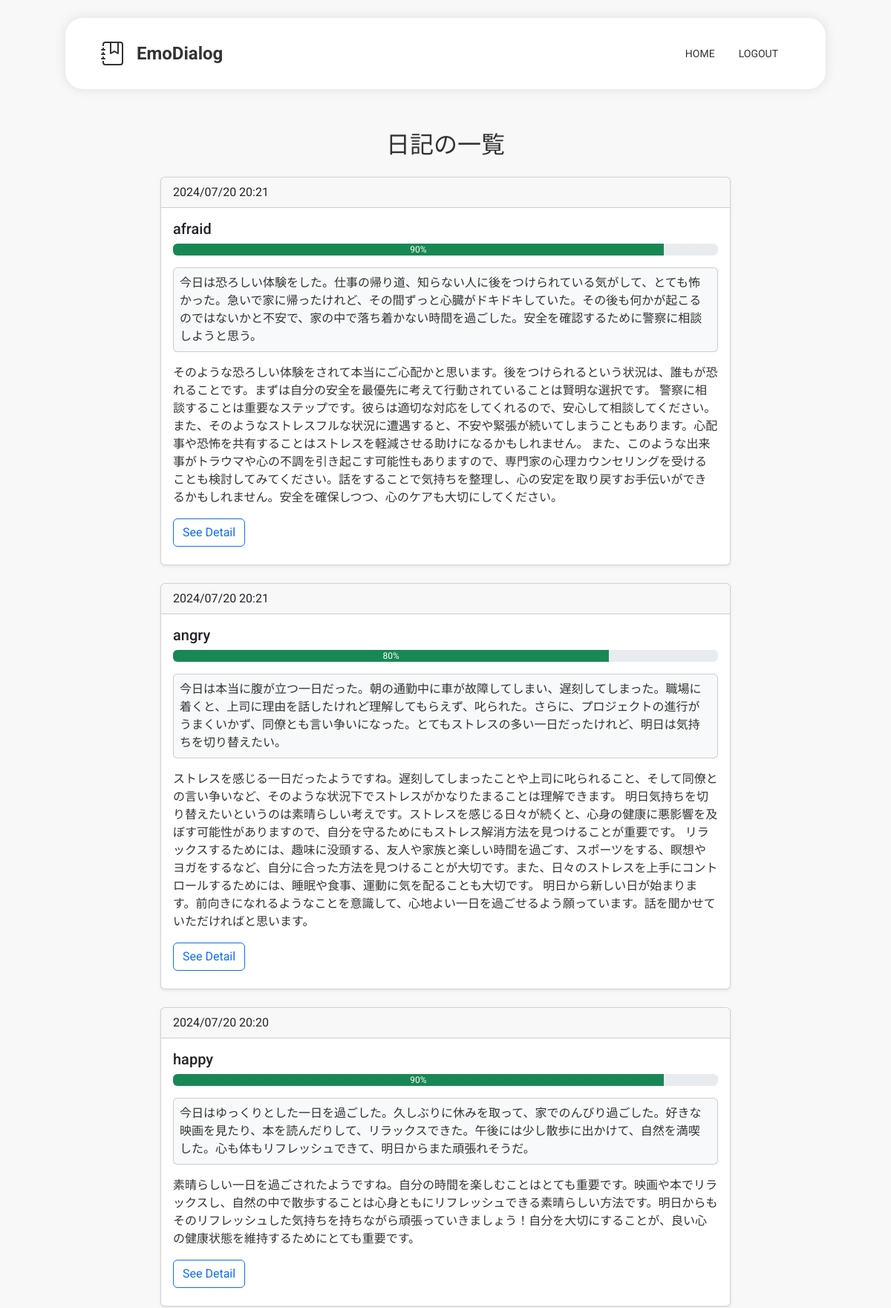
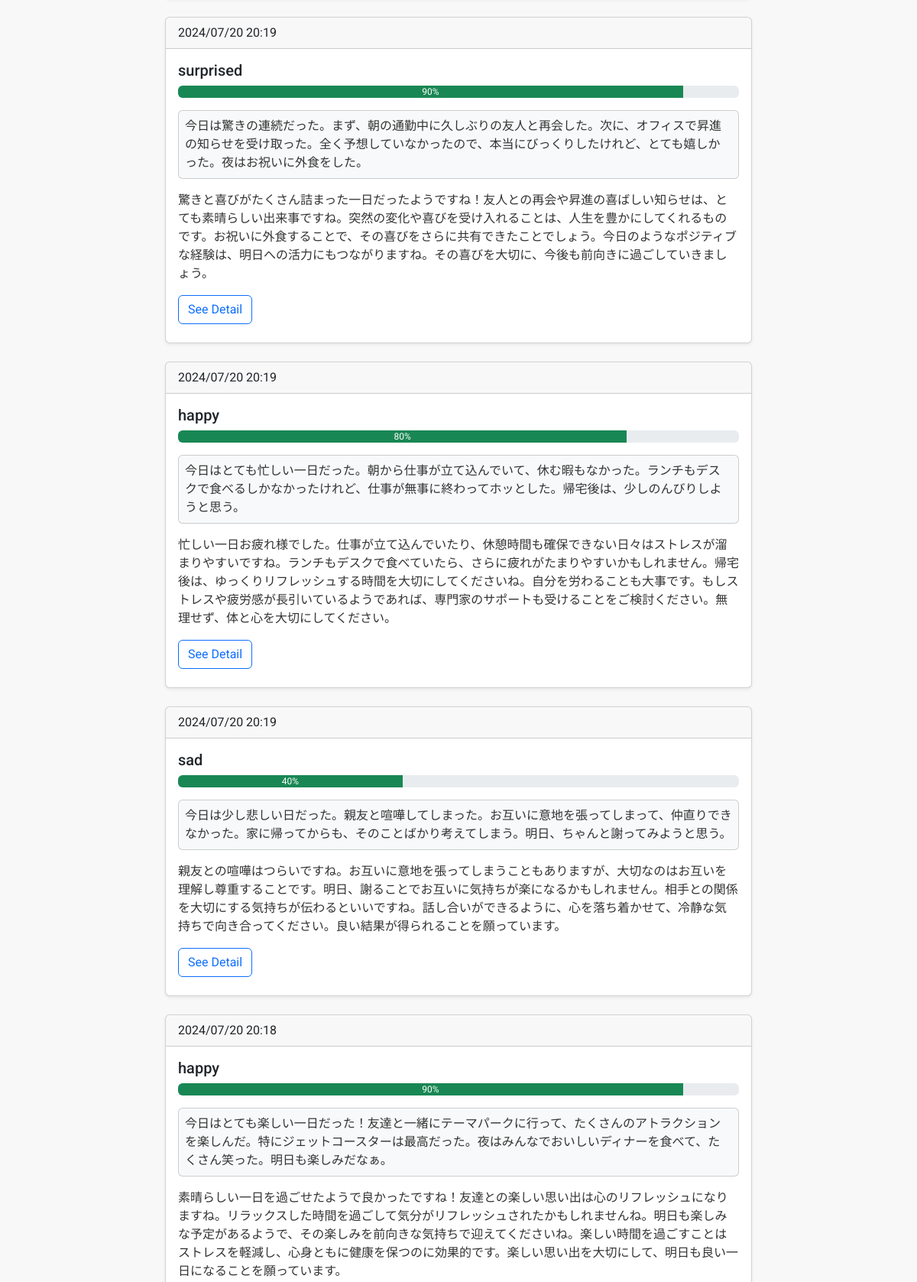
The page /diaries (signed in, upper part) on the database its author committed (2 pictures, top to bottom).
### models.py (models this page shows)
class Diary(db.Model):
    id = db.Column(db.Integer, primary_key=True)
    user_id = db.Column(db.Integer, db.ForeignKey('user.id'), nullable=False)
    create_at = db.Column(
        db.DateTime,
        nullable=False,
        default=lambda: datetime.now(pytz.timezone('Asia/Tokyo'))
    )
    update_at = db.Column(
        db.DateTime,
        nullable=False,
        default=lambda: datetime.now(pytz.timezone('Asia/Tokyo')),
        onupdate=lambda: datetime.now(pytz.timezone('Asia/Tokyo'))
    )
    body = db.Column(db.String(500), nullable=False)
    response = db.Column(db.String(500))
    emotion = db.Column(db.String(100))
    emotion_degree = db.Column(db.Integer)

### app.py (the view)
@app.route("/diaries")
@login_required
def diariesPage():
    diaries = diaryController.get_user_diaries(current_user.id)
    return render_template('diaries.html', diaries=diaries)

### app.py (called while the page is built)
@login_manager.user_loader
def load_user(user_id):
    return userController.user_load_control(user_id)

### controllers.py (called while the page is built)
    def user_load_control(self, user_id):
        return User.query.get(user_id)

    def get_user_diaries(self, user_id: int):
        diaries = Diary.query.order_by(desc(Diary.create_at)).filter_by(user_id=user_id).all()
        return diaries

### templates/diaries.html
{% extends "base.html" %}
{% block content %}
<h2 class="text-center p-3">日記の一覧</h2>
{% for diary in diaries %}
<div class="card mx-auto mb-4 shadow-sm" style="max-width: 48rem;">
    <div class="card-header">{{ diary.create_at.strftime('%Y/%m/%d %H:%M') }}</div>
    <div class="card-body">
        <h5 class="card-title mb-2">{{ diary.emotion }}</h5>
        <div class="progress mb-2" role="progressbar">
            <div class="progress-bar bg-success" style='width: {{ diary.emotion_degree }}%'>{{ diary.emotion_degree }}%</div>
        </div>
        {% if diary.body != "" %}
            <div class="card bg-body-tertiary my-3">
                <div class="card-text m-2 overflow-hidden">
                    {{ diary.body }}
                </div>
            </div>
            <div class="card-text mb-2 overflow-hidden">
                {{ diary.response }}
            </div>
        {% else %}
            <div class="card-text">
                No Description
            </div>
        {% endif %}
        <a href="/diaries/{{ diary.id }}" class="btn btn-outline-primary my-2">See Detail</a>
    </div>
</div>
{% endfor %}
{% endblock %}

### static/css/style.css (style rules this page uses)
* { font-family: "Roboto", "Noto Sans JP", sans-serif; color: #333; }
body { margin: 0; padding: 0; background-color: #f8f8f8; }

### rows shown on the page
Diary: create_at "2024/07/20 20:21", emotion "afraid", emotion_degree "90", body "今日は恐ろしい体験をした。仕事の帰り道、知らない人に後をつけられている気がして、とても怖かった。急いで家に帰ったけれど、その間ずっと心臓がドキドキしていた。その後も何かが起こるのではないかと不安で、家の中で落ち着かない時間を過ごした。安全を確認するために警察に相談しようと思う。", response "そのような恐ろしい体験をされて本当にご心配かと思います。後をつけられるという状況は、誰もが恐れることです。まずは自分の安全を最優先に考えて行動されていることは賢明な選択です。 警察に相談することは重要なステップです。彼らは適切な対応をしてくれるので、安心して相談してください。また、そのようなストレスフルな状況に遭遇すると、不安や緊張が続いてしまうこともあります。心配事や恐怖を共有することはストレスを軽減させる助けになるかもしれません。 また、このような出来事がトラウマや心の不調を引き起こす可能性もありますので、専門家の心理カウンセリングを受けることも検討してみてください。話をすることで気持ちを整理し、心の安定を取り戻すお手伝いができるかもしれません。安全を確保しつつ、心のケアも大切にしてください。"
Diary: create_at "2024/07/20 20:21", emotion "angry", emotion_degree "80", body "今日は本当に腹が立つ一日だった。朝の通勤中に車が故障してしまい、遅刻してしまった。職場に着くと、上司に理由を話したけれど理解してもらえず、叱られた。さらに、プロジェクトの進行がうまくいかず、同僚とも言い争いになった。とてもストレスの多い一日だったけれど、明日は気持ちを切り替えたい。", response "ストレスを感じる一日だったようですね。遅刻してしまったことや上司に叱られること、そして同僚との言い争いなど、そのような状況下でストレスがかなりたまることは理解できます。 明日気持ちを切り替えたいというのは素晴らしい考えです。ストレスを感じる日々が続くと、心身の健康に悪影響を及ぼす可能性がありますので、自分を守るためにもストレス解消方法を見つけることが重要です。 リラックスするためには、趣味に没頭する、友人や家族と楽しい時間を過ごす、スポーツをする、瞑想やヨガをするなど、自分に合った方法を見つけることが大切です。また、日々のストレスを上手にコントロールするためには、睡眠や食事、運動に気を配ることも大切です。 明日から新しい日が始まります。前向きになれるようなことを意識して、心地よい一日を過ごせるよう願っています。話を聞かせていただければと思います。"
Diary: create_at "2024/07/20 20:20", emotion "happy", emotion_degree "90", body "今日はゆっくりとした一日を過ごした。久しぶりに休みを取って、家でのんびり過ごした。好きな映画を見たり、本を読んだりして、リラックスできた。午後には少し散歩に出かけて、自然を満喫した。心も体もリフレッシュできて、明日からまた頑張れそうだ。", response "素晴らしい一日を過ごされたようですね。自分の時間を楽しむことはとても重要です。映画や本でリラックスし、自然の中で散歩することは心身ともにリフレッシュできる素晴らしい方法です。明日からもそのリフレッシュした気持ちを持ちながら頑張っていきましょう！自分を大切にすることが、良い心の健康状態を維持するためにとても重要です。"
Diary: create_at "2024/07/20 20:19", emotion "surprised", emotion_degree "90", body "今日は驚きの連続だった。まず、朝の通勤中に久しぶりの友人と再会した。次に、オフィスで昇進の知らせを受け取った。全く予想していなかったので、本当にびっくりしたけれど、とても嬉しかった。夜はお祝いに外食をした。", response "驚きと喜びがたくさん詰まった一日だったようですね！友人との再会や昇進の喜ばしい知らせは、とても素晴らしい出来事ですね。突然の変化や喜びを受け入れることは、人生を豊かにしてくれるものです。お祝いに外食することで、その喜びをさらに共有できたことでしょう。今日のようなポジティブな経験は、明日への活力にもつながりますね。その喜びを大切に、今後も前向きに過ごしていきましょう。"
Diary: create_at "2024/07/20 20:19", emotion "happy", emotion_degree "80", body "今日はとても忙しい一日だった。朝から仕事が立て込んでいて、休む暇もなかった。ランチもデスクで食べるしかなかったけれど、仕事が無事に終わってホッとした。帰宅後は、少しのんびりしようと思う。", response "忙しい一日お疲れ様でした。仕事が立て込んでいたり、休憩時間も確保できない日々はストレスが溜まりやすいですね。ランチもデスクで食べていたら、さらに疲れがたまりやすいかもしれません。帰宅後は、ゆっくりリフレッシュする時間を大切にしてくださいね。自分を労わることも大事です。もしストレスや疲労感が長引いているようであれば、専門家のサポートも受けることをご検討ください。無理せず、体と心を大切にしてください。"
Diary: create_at "2024/07/20 20:19", emotion "sad", emotion_degree "40", body "今日は少し悲しい日だった。親友と喧嘩してしまった。お互いに意地を張ってしまって、仲直りできなかった。家に帰ってからも、そのことばかり考えてしまう。明日、ちゃんと謝ってみようと思う。", response "親友との喧嘩はつらいですね。お互いに意地を張ってしまうこともありますが、大切なのはお互いを理解し尊重することです。明日、謝ることでお互いに気持ちが楽になるかもしれません。相手との関係を大切にする気持ちが伝わるといいですね。話し合いができるように、心を落ち着かせて、冷静な気持ちで向き合ってください。良い結果が得られることを願っています。"
Diary: create_at "2024/07/20 20:18", emotion "happy", emotion_degree "90", body "今日はとても楽しい一日だった！友達と一緒にテーマパークに行って、たくさんのアトラクションを楽しんだ。特にジェットコースターは最高だった。夜はみんなでおいしいディナーを食べて、たくさん笑った。明日も楽しみだなぁ。", response "素晴らしい一日を過ごせたようで良かったですね！友達との楽しい思い出は心のリフレッシュになりますね。リラックスした時間を過ごして気分がリフレッシュされたかもしれませんね。明日も楽しみな予定があるようで、その楽しみを前向きな気持ちで迎えてくださいね。楽しい時間を過ごすことはストレスを軽減し、心身ともに健康を保つのに効果的です。楽しい思い出を大切にして、明日も良い一日になることを願っています。"
